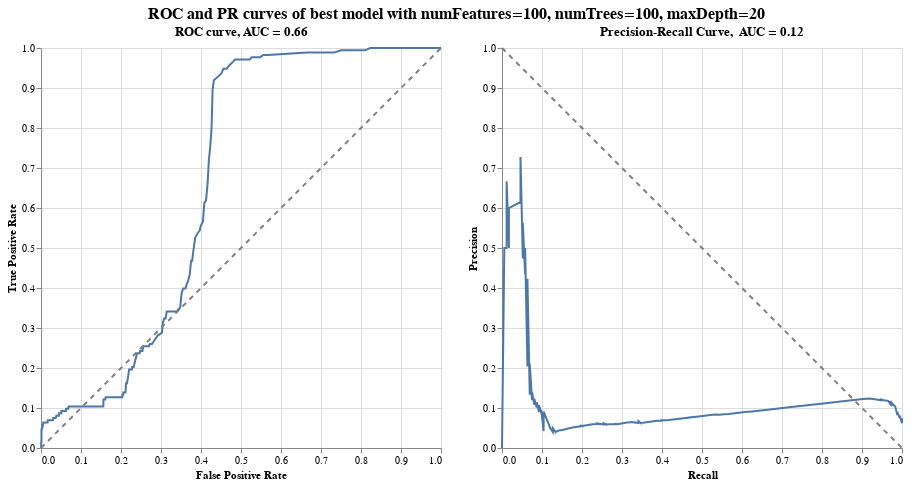

The notebook cell this image was saved under:
### Code cell
evaluate_per_threshold(best_preds_df)

### Figure 1 — Vega-Lite specification as saved in the notebook (floating-point values rounded to 4 significant figures; data arrays with more than 128 entries replaced by an {"elided": "..."} marker saying what was removed)
{"config": {"view": {"continuousWidth": 300, "continuousHeight": 300}}, "hconcat": [{"layer": [{"data": {"name": "data-b773a924dd95042c91b1ed00d36f7243"}, "mark": {"type": "line"}, "encoding": {"strokeWidth": {"value": 2}, "tooltip": [{"field": "False Positive Rate", "type": "quantitative"}, {"field": "True Positive Rate", "type": "quantitative"}, {"field": "Threshold", "type": "quantitative"}, {"field": "Accuracy", "type": "quantitative"}, {"field": "F1 Score", "type": "quantitative"}], "x": {"field": "False Positive Rate", "title": "False Positive Rate", "type": "quantitative"}, "y": {"field": "True Positive Rate", "title": "True Positive Rate", "type": "quantitative"}}, "title": "ROC curve, AUC = 0.66"}, {"data": {"name": "data-42f50405073b2dbe8396db6b7dd2f6be"}, "mark": {"type": "line", "color": "gray", "strokeDash": [5, 5]}, "encoding": {"x": {"field": "x", "type": "quantitative"}, "y": {"field": "y", "type": "quantitative"}}}], "height": 400, "width": 400}, {"layer": [{"data": {"name": "data-1044780ac7cb85c6e0c058e7c6395720"}, "mark": {"type": "line"}, "encoding": {"strokeWidth": {"value": 2}, "tooltip": [{"field": "Recall", "type": "quantitative"}, {"field": "Precision", "type": "quantitative"}, {"field": "Threshold", "type": "quantitative"}, {"field": "F1 Score", "type": "quantitative"}, {"field": "Accuracy", "type": "quantitative"}], "x": {"field": "Recall", "title": "Recall", "type": "quantitative"}, "y": {"field": "Precision", "title": "Precision", "type": "quantitative"}}, "title": "Precision-Recall Curve,  AUC = 0.12"}, {"data": {"name": "data-6f6501bcf19ef5ddfb794029ba7800cd"}, "mark": {"type": "line", "color": "gray", "strokeDash": [5, 5]}, "encoding": {"x": {"field": "x", "type": "quantitative"}, "y": {"field": "y", "type": "quantitative"}}}], "height": 400, "width": 400}], "title": {"text": "ROC and PR curves of best model with numFeatures=100, numTrees=100, maxDepth=20", "anchor": "middle", "fontSize": 16}, "$schema": "https://vega.github.io/schema/vega-lite/v5.20.1.json", "datasets": {"data-b773a924dd95042c91b1ed00d36f7243": {"elided": "241 records"}, "data-42f50405073b2dbe8396db6b7dd2f6be": [{"x": 0, "y": 0}, {"x": 1, "y": 1}], "data-1044780ac7cb85c6e0c058e7c6395720": {"elided": "275 records"}, "data-6f6501bcf19ef5ddfb794029ba7800cd": [{"x": 0, "y": 1}, {"x": 1, "y": 0}]}}
